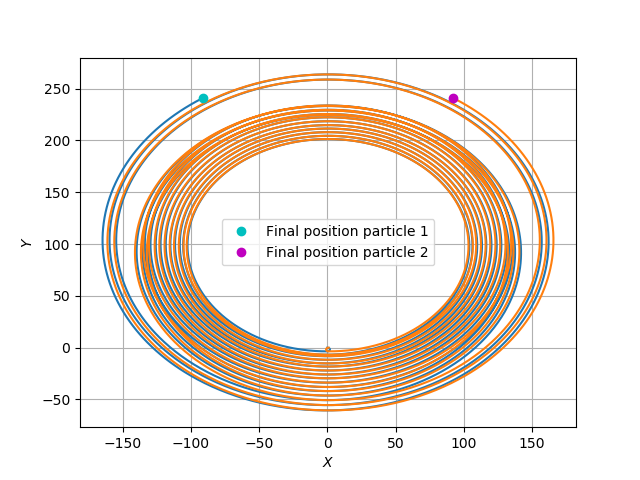

Generate this figure with Python:
#!/usr/bin/python

import numpy as np
import matplotlib.pyplot as plt

k = 10 #Constante de Coulomb

###########################
####Definicion de clases###
###########################

class particle:

    def __init__(self, X, Y, Z, VX, VY, VZ, AX, AY, AZ, m, q):
        self.x = np.float64(X)
        self.y = np.float64(Y)
        self.z = np.float64(Z)
        self.vx = np.float64(VX)
        self.vy = np.float64(VY)
        self.vz = np.float64(VZ)
        self.ax = np.float64(AX)
        self.ay = np.float64(AY)
        self.az = np.float64(AZ)
        self.mass = m
        self.charge = q

    def pos_evol(self, t):
        self.x = self.x + (self.vx*t) + (0.5*self.ax*(t*t))
        self.vx = self.vx + self.ax*t
        self.y = self.y + (self.vy*t) + (0.5*self.ay*(t*t))
        self.vy = self.vy + self.ay*t
        self.z = self.z + (self.vz*t) + (0.5*self.az*(t*t))
        self.vz = self.vz + self.az*t

class Electric_field:

    def __init__(self, X, Y, Z):
        self.x = X
        self.y = Y
        self.z = Z

class Magnetic_field:

    def __init__(self, X, Y, Z):
        self.x = X
        self.y = Y
        self.z = Z

class Lorentz_force:

    def __init__(self, X, Y, Z):
        self.x = X
        self.y = Y
        self.z = Z

###############################
####Definicion de funciones####
###############################

def E_field(A, B):
    """Campo electrico generado por la particula A en la posicion de B"""
    r = np.sqrt((A.x-B.x)*(A.x-B.x) + (A.y-B.y)*(A.y-B.y) + (A.z-B.z)*(A.z-B.z))
    rho = np.sqrt((A.x-B.x)*(A.x-B.x) + (A.y-B.y)*(A.y-B.y))
    sin_theta = rho/r
    cos_theta = (B.z-A.z)/r
    sin_phi = (B.y-A.y)/rho
    cos_phi = (B.x-A.x)/rho
    E = Electric_field(0.0, 0.0, 0.0)
    EE = k/(r*r)
    E.x = A.charge*EE*sin_theta*cos_phi
    E.y = A.charge*EE*sin_theta*sin_phi
    E.z = A.charge*EE*cos_theta
    return E

#Se establecen las condiciones iniciales
B = Magnetic_field(0.0, 0.0, 10.0)
F1 = Lorentz_force(0.0, 0.0, 0.0)
F2 = Lorentz_force(0.0, 0.0, 0.0)
par1 = particle(0.0, 0.0, 0.0, 0.0, 0.0, 0.0, 0.0, 0.0, 0.0, 10.0, 1)
par2 = particle(1.0, 0.0, 0.0, 0.0, 0.0, 0.0, 0.0, 0.0, 0.0, 10.0, -1)

for i in range(0, 10000):
    #Fuerza de Lorentz sobre la particula 1
    F1.x = par1.charge*(E_field(par2,par1).x + par1.vy*B.z - par1.vz*B.y)
    F1.y = par1.charge*(E_field(par2,par1).y + par1.vz*B.x - par1.vx*B.z)
    F1.z = par1.charge*(E_field(par2,par1).z + par1.vx*B.y - par1.vy*B.x)
    #Se actualizan las aceleraciones de la particula 1
    par1.ax = F1.x/par1.mass
    par1.ay = F1.y/par1.mass
    par1.az = F1.z/par1.mass

    #Fuerza de Lorentz sobre la particula 2
    F2.x = par2.charge*(E_field(par1,par2).x + par2.vy*B.z - par2.vz*B.y)
    F2.y = par2.charge*(E_field(par1,par2).y + par2.vz*B.x - par2.vx*B.z)
    F2.z = par2.charge*(E_field(par1,par2).z + par2.vx*B.y - par2.vy*B.x)
    #Se actualizan las aceleraciones de la particula 2
    par2.ax = F2.x/par2.mass
    par2.ay = F2.y/par2.mass
    par2.az = F2.z/par2.mass      
    
    #Se actualizan las posiciones y velocidades
    par1.pos_evol(0.01)
    par2.pos_evol(0.01)

    print par1.x, par1.y, par1.z, par2.x, par2.y, par2.z
    if i == 0:
        sol = np.array([[par1.x, par1.y, par1.z, par2.x, par2.y, par2.z]])
    else:
        sol = np.append(sol, np.array([[par1.x, par1.y, par1.z, par2.x, par2.y, par2.z]]), axis=0)

x1 = sol[:,0]
y1 = sol[:,1]
x2 = sol[:,3]
y2 = sol[:,4]

plt.plot(x1,y1)
plt.plot(x2,y2)
plt.plot(x1[-1],y1[-1], 'oc', label='Final position particle 1')
plt.plot(x2[-1],y2[-1], 'om', label='Final position particle 2')
plt.xlabel('$X$')
plt.ylabel('$Y$')
plt.legend(loc='center')
plt.grid()
plt.show()
